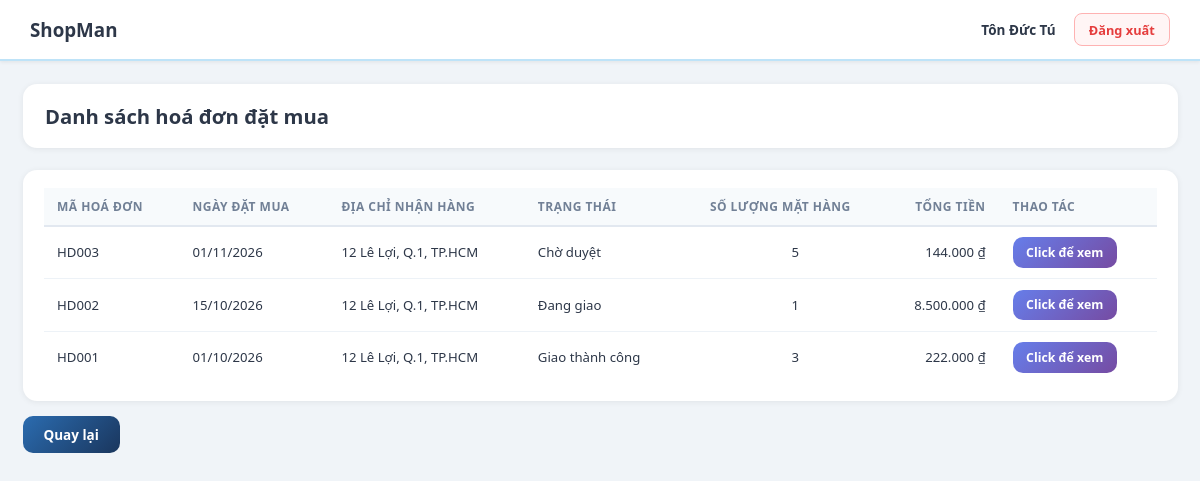
Screenshot of /view/Customer8/InvoiceTrackingMenu8.php (signed in) with the database file from the repository.
### tables this page shows
CREATE TABLE IF NOT EXISTS sale_invoices (
  id               VARCHAR(10) PRIMARY KEY,
  customer_id      VARCHAR(10) NOT NULL,
  sale_date        DATE        NOT NULL,
  delivery_address TEXT,
  status           VARCHAR(50) NOT NULL DEFAULT 'Chờ duyệt',
  FOREIGN KEY (customer_id) REFERENCES users(id)
);

### dao/InvoiceDAO8.php (called while the page is built, shortened)
<?php
require_once __DIR__ . '/DAO.php';
require_once __DIR__ . '/../model/Invoice8.php';
class InvoiceDAO8 extends DAO {
    public function getListInvoice(
        string $customerId,
        ?string $status = null,
        ?string $startDate = null,
        ?string $endDate = null
    ): array {
        $where = ['si.customer_id = ?'];
        $params = [$customerId];
        $sql = "
            SELECT si.id, si.sale_date, si.delivery_address, si.status,
                   u.id AS customer_id, u.name AS customer_name,
                   COALESCE(SUM(item.qty), 0) AS total_qty,
                   COALESCE(SUM(item.qty * item.price), 0) AS total_value
            FROM sale_invoices si
            JOIN users u ON u.id = si.customer_id
            JOIN sale_invoice_items item ON item.invoice_id = si.id
            WHERE " . implode(' AND ', $where) . "
            GROUP BY si.id, si.sale_date, si.delivery_address, si.status, u.id, u.name
            ORDER BY si.sale_date DESC
        ";
        $stmt = $this->getConnection()->prepare($sql);
        $stmt->execute($params);
        $list = [];
        foreach ($stmt->fetchAll() as $row) {
            $customer = new User8($row['customer_id'], null, null, 'customer', $row['customer_name']);
            $invoice = new Invoice8(
                $row['id'],
                $customer,
                $row['sale_date'],
                $row['delivery_address'],
                $row['status']
            );
            $invoice->totalQty = (int)$row['total_qty'];
            $invoice->totalValue = (float)$row['total_value'];
            $list[] = $invoice;
        }
        return $list;
    }
}

### dao/DAO.php (called while the page is built)
<?php
class DAO {
    protected static ?PDO $connection = null;
    protected string $host = 'localhost';
    protected string $user = 'root';
    protected string $pass = '';
    protected string $dbName = 'shopman';
    public function __construct() {
        if (self::$connection === null) {
            self::$connection = new PDO(
                "mysql:host={$this->host};dbname={$this->dbName};charset=utf8mb4",
                $this->user,
                $this->pass,
                [
                    PDO::ATTR_ERRMODE => PDO::ERRMODE_EXCEPTION,
                    PDO::ATTR_DEFAULT_FETCH_MODE => PDO::FETCH_ASSOC,
                    PDO::ATTR_EMULATE_PREPARES => false,
                ]
            );
        }
    }
    public function getConnection(): PDO {
        return self::$connection;
    }
}

### model/Invoice8.php (called while the page is built, shortened)
<?php
class Invoice8 {
    public function __construct(
        ?string $id = null,
        ?User8 $customer = null,
        ?string $saleDate = null,
        ?string $deliveryAddress = null,
        ?string $status = null
    ) {
        $this->id = $id;
        $this->saleDate = $saleDate;
        $this->deliveryAddress = $deliveryAddress;
        $this->status = $status;
    }
}

### view/Customer8/InvoiceTrackingMenu8.php (the view, shortened to what this page needs)
<?php
$user = $_SESSION['user'];
require_once __DIR__ . '/../../dao/InvoiceDAO8.php';
try {
    $listInvoices = (new InvoiceDAO8())->getListInvoice($user['id']);
} catch (PDOException $exception) {
    error_log('Không thể tải danh sách hoá đơn: ' . $exception->getMessage());
    $listInvoices = [];
    $error = 'Không thể tải danh sách hoá đơn. Vui lòng kiểm tra kết nối cơ sở dữ liệu.';
}
?>
<!DOCTYPE html>
<html lang="vi">
<head>
  <link rel="stylesheet" href="../../assets/css/style.css">
</head>
<body class="standalone-screen">
<header class="app-navbar customer-nav">
  <a href="CustomerMainMenu8.php" class="navbar-brand">ShopMan</a>
  <div class="navbar-user-box"><div class="navbar-user-info"><span class="name"><?= htmlspecialchars($user['name'], ENT_QUOTES, 'UTF-8') ?></span></div><a href="../Logout8.php" class="btn-nav-logout">Đăng xuất</a></div>
</header>
<main class="app-container">
  <div class="screen-header-box"><div class="screen-header-left"><h2>Danh sách hoá đơn đặt mua</h2></div></div>
  <section class="data-card">
    <div class="table-wrapper">
      <table class="data-table">
        <thead><tr><th>Mã hoá đơn</th><th>Ngày đặt mua</th><th>Địa chỉ nhận hàng</th><th>Trạng thái</th><th style="text-align:center;">Số lượng mặt hàng</th><th style="text-align:right;">Tổng tiền</th><th>Thao tác</th></tr></thead>
        <tbody>
          <?php if (empty($listInvoices)): ?>
            <tr><td colspan="7" class="empty-state">Không tìm thấy hoá đơn đặt mua nào.</td></tr>
          <?php else: foreach ($listInvoices as $invoice): ?>
            <tr>
              <td><?= htmlspecialchars($invoice->id, ENT_QUOTES, 'UTF-8') ?></td>
              <td><?= date('d/m/Y', strtotime($invoice->saleDate)) ?></td>
              <td><?= htmlspecialchars($invoice->deliveryAddress, ENT_QUOTES, 'UTF-8') ?></td>
              <td><?= htmlspecialchars($invoice->status, ENT_QUOTES, 'UTF-8') ?></td>
              <td style="text-align:center;"><span style="display:inline-block;min-width:5ch;text-align:right;font-variant-numeric:tabular-nums;"><?= number_format($invoice->totalQty, 0, ',', '.') ?></span></td>
              <td style="text-align:right;"><?= number_format($invoice->totalValue, 0, ',', '.') ?> ₫</td>
              <td><a href="InvoiceDetailView8.php?invoiceId=<?= urlencode($invoice->id) ?>" class="btn-primary" style="text-decoration:none;font-size:.82rem;padding:.45rem .9rem;display:inline-block;">Click để xem</a></td>
            </tr>
          <?php endforeach; endif; ?>
        </tbody>
      </table>
    </div>
  </section>
  <div style="margin-top:1rem;"><a href="CustomerMainMenu8.php" class="btn-primary" style="text-decoration:none;background:linear-gradient(135deg,#2b6cb0,#1a365d);">Quay lại</a></div>
</main>
</body>
</html>

### assets/css/style.css (style rules this page uses)
*, *::before, *::after { box-sizing: border-box; margin: 0; padding: 0; }
html { font-size: 15px; }
body { font-family: 'Segoe UI', system-ui, sans-serif; background: #f0f4f8; color: #2d3748; }
.btn-primary { background: linear-gradient(135deg, #667eea, #764ba2); color: #fff; border: none; border-radius: 10px; padding: .65rem 1.4rem; font-size: .9rem; font-weight: 600; cursor: pointer; transition: opacity .2s, transform .1s; }
.data-card { background: #fff; border-radius: 14px; padding: 1.2rem 1.4rem; margin-bottom: 1.5rem; box-shadow: 0 1px 6px rgba(0,0,0,.07); }
.table-wrapper { overflow-x: auto; }
.data-table { width: 100%; border-collapse: collapse; font-size: .88rem; }
.data-table th { background: #f7fafc; color: #718096; font-weight: 700; padding: .65rem .9rem; text-align: left; border-bottom: 2px solid #e2e8f0; white-space: nowrap; font-size: .8rem; text-transform: uppercase; letter-spacing: .04em; }
.data-table td { padding: .7rem .9rem; border-bottom: 1px solid #edf2f7; }
.data-table tr:last-child td { border-bottom: none; }
.standalone-screen { min-height: 100vh; display: flex; flex-direction: column; background: #f0f4f8; }
.app-navbar { background: #ffffff; color: #2d3748; padding: 0.85rem 2rem; display: flex; align-items: center; justify-content: space-between; box-shadow: 0 1px 4px rgba(0,0,0,0.08); border-bottom: 2px solid #e2e8f0; position: sticky; top: 0; z-index: 100; }
.app-navbar.customer-nav { background: #ffffff; border-bottom: 2px solid #bee3f8; }
.navbar-brand { display: flex; align-items: center; gap: 0.6rem; font-size: 1.25rem; font-weight: 800; color: #2d3748; text-decoration: none; }
.navbar-user-box { display: flex; align-items: center; gap: 1.2rem; }
.navbar-user-info { display: flex; align-items: center; gap: 0.6rem; font-size: 0.9rem; }
.navbar-user-info .name { font-weight: 700; color: #2d3748; }
.btn-nav-logout { background: #fff5f5; color: #e53e3e; border: 1px solid #feb2b2; padding: 0.45rem 0.95rem; border-radius: 8px; font-size: 0.85rem; font-weight: 600; text-decoration: none; transition: all 0.2s; }
.app-container { flex: 1; width: 100%; max-width: 1240px; margin: 0 auto; padding: 1.5rem 1.5rem 3rem 1.5rem; }
.screen-header-box { background: #fff; border-radius: 14px; padding: 1.2rem 1.5rem; margin-bottom: 1.5rem; box-shadow: 0 1px 6px rgba(0,0,0,0.07); display: flex; align-items: center; justify-content: space-between; flex-wrap: wrap; gap: 1rem; }
.screen-header-left h2 { font-size: 1.35rem; font-weight: 800; color: #2d3748; }

### rows the page displays
sale_invoices: id "HD003", sale_date "01/11/2026", delivery_address "12 Lê Lợi, Q.1, TP.HCM", status "Chờ duyệt", totalQty "5", totalValue "144.000"
sale_invoices: id "HD002", sale_date "15/10/2026", delivery_address "12 Lê Lợi, Q.1, TP.HCM", status "Đang giao", totalQty "1", totalValue "8.500.000"
sale_invoices: id "HD001", sale_date "01/10/2026", delivery_address "12 Lê Lợi, Q.1, TP.HCM", status "Giao thành công", totalQty "3", totalValue "222.000"

### other values shown
$user['name'] "Tôn Đức Tú"
